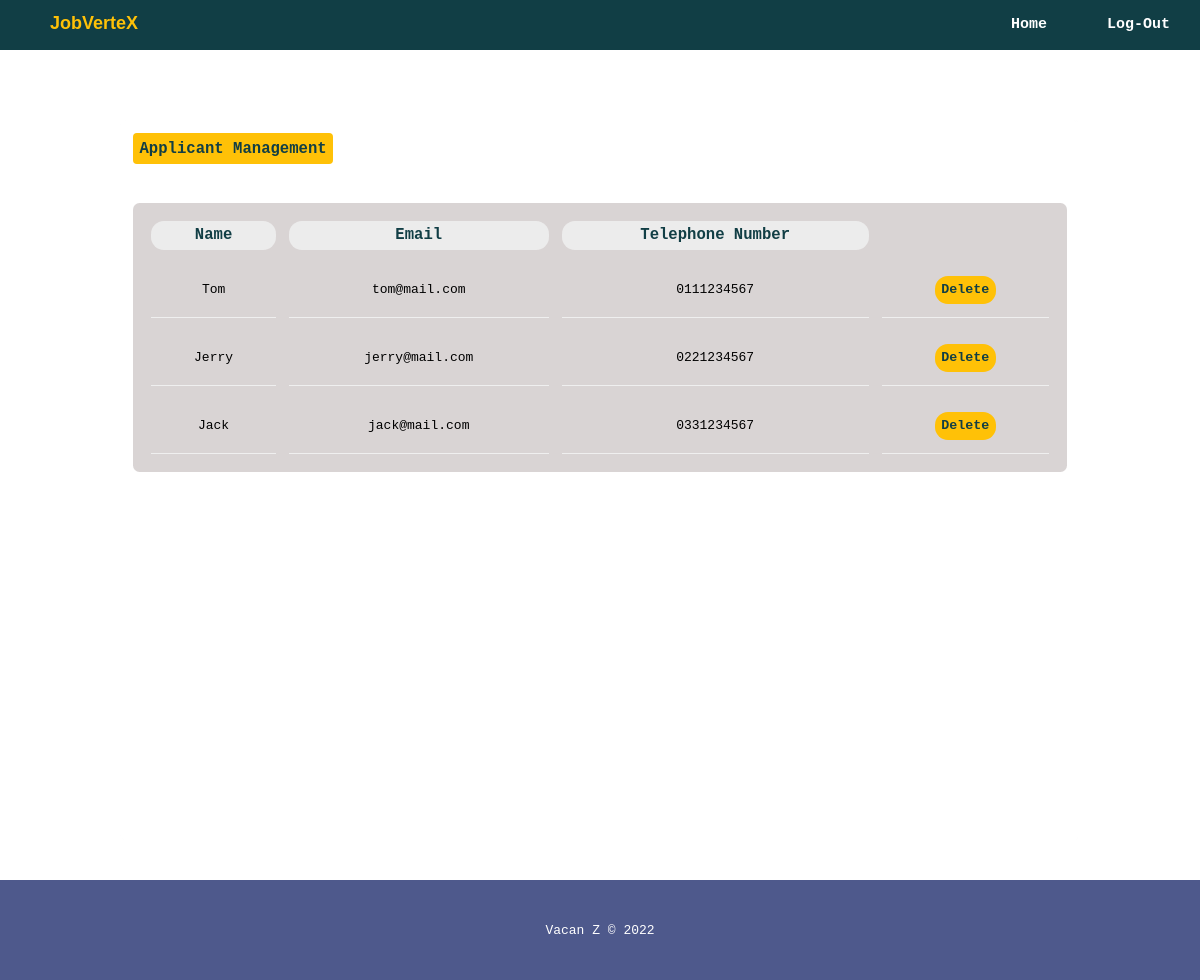
/admin/applicant.php?show=applicant (signed in), run on the app's committed database.
### tables this page shows
CREATE TABLE `user` (
  `username` varchar(255) NOT NULL,
  `password` varchar(255) DEFAULT NULL,
  `view` varchar(255) DEFAULT NULL,
  `name` varchar(255) DEFAULT NULL,
  `email` varchar(255) DEFAULT NULL,
  `telephone` varchar(255) DEFAULT NULL
);

### admin/db.php (called while the page is built, shortened)
<?php
include("../php/db_conn.php");
if (isset($_GET['show'])) {
    switch ($_GET['show']) {
        case 'applicant':
            $sql = "SELECT * FROM user where view = 'Applicant';";
            $result = mysqli_query($conn, $sql) or die($conn->error);
            break;
    }
}

### admin/applicant.php (the view, shortened to what this page needs)
<!DOCTYPE html>
<html lang="en">
<head>
    <link rel="stylesheet" href="../css/admin.css">
    <link rel="stylesheet" href="../css/navbar.css">
    <link rel="stylesheet" href="../css/footer.css">
</head>
<body>
<header>
        <nav>
            <ul>
            <a href="./home.php"><li class="name">JobVerteX</li></a>
                <li><a href="../logout.php">Log-Out</a></li>
                <li><a href="./home.php">Home</a></li>
            </ul>
        </nav>
</header>
<main>
    <div class="container">
        <div class="section blur">
            <div class="section-header">
                <h4 class="title">Applicant Management</h4>
            </div>
            <div class="section-body">
                <table>
                    <tr>
                        <th>Name</th>
                        <th>Email</th>
                        <th>Telephone Number</th>
                    </tr>
                    <?php
                        include('./db.php');
                        while($row = $result->fetch_assoc()){
                    ?>
                    <tr>
                        <td><?php echo $row['name'];?></td>
                        <td><?php echo $row['email'];?></td>
                        <td><?php echo $row['telephone'];?></td>
                        <td>
                        <a href="?deleteA=<?php echo $row['username'];?>"><button class="btn-delete">
                                Delete</button></a>
                        </td>
                    </tr>
                    <?php }?>
                </table>
            </div>
        </div>
        </main>
        <?php include('../footer.php') ?>
</body>
</html>

### css/admin.css (style rules this page uses)
* { margin: 0; box-sizing: border-box; font-family: monospace; }
body { background-image: url('../images/login1.jpg'); background-repeat: no-repeat; background-size: cover; }
.section { display: flex; flex-direction: column; width: 80%; height: 90%; border-radius: 0.4rem; transition: all 0.5s ease-in; border: 0px; text-align: center; padding: 1rem; background-color: rgba(233, 233, 244, 0.3); }
.section-header { display: flex; margin-bottom: 3rem; }
.section-body { width: 100%; overflow-y: scroll; }
.container { display: flex; justify-content: center; align-items: center; height: 100vh; }
button { font-weight: bolder; border: 0; padding: 0.5rem; border-radius: 1rem; cursor: pointer; transition: all 0.5s ease-in; background-color: #111; color: #fff; }
.blur { box-shadow: inset 0px 0px 2px #fefefed1; backdrop-filter: saturate(100%) blur(1px); background-color: rgba(255, 255, 255, 0.2); }
table { padding: 0.4rem; transition: all 0.5s ease-in; border-spacing: 1rem 1rem; width: 100%; background-color: #c2baba9e; border-radius: 0.5rem; }
table th { background-color: #eeee; border-radius: 1rem; padding: 0.4rem; font-weight: bolder; font-size: 1.2rem; color:#113e45; }
table td { padding: 1rem; border-bottom: 1px #efefef solid; }
.btn-delete { background-color: #ffc107; color: #113e45; }
.title { background-color: #ffc107; border-radius: 0.3rem; padding: 0.5rem; font-size: larger; color:#113e45; }

### css/navbar.css (style rules this page uses)
nav { height: 50px; width: 100%; margin-top: 0; margin-bottom: 30px; position: relative; }
nav ul { height: 100%; list-style: none; margin: 0; background-color:#113e45; }
nav ul li { margin: 0; float: right; height: 142%; }
nav li a { display: block; text-decoration: none; color: #fff; padding: 16px 30px; margin: unset; text-align: bottom; font-size: 15px; font-weight:600 }
.name { font-family: 'Gill Sans', 'Gill Sans MT', Calibri, 'Trebuchet MS', sans-serif; font-size: large; font-weight: bold; padding: 13px 10px; float: left; color: #ffc107; }

### admin/applicant.php (style rules this page uses)
main { height:100%; }

### data on the page
user: name "Tom", email "tom@mail.com", telephone "0111234567"
user: name "Jerry", email "jerry@mail.com", telephone "0221234567"
user: name "Jack", email "jack@mail.com", telephone "0331234567"
